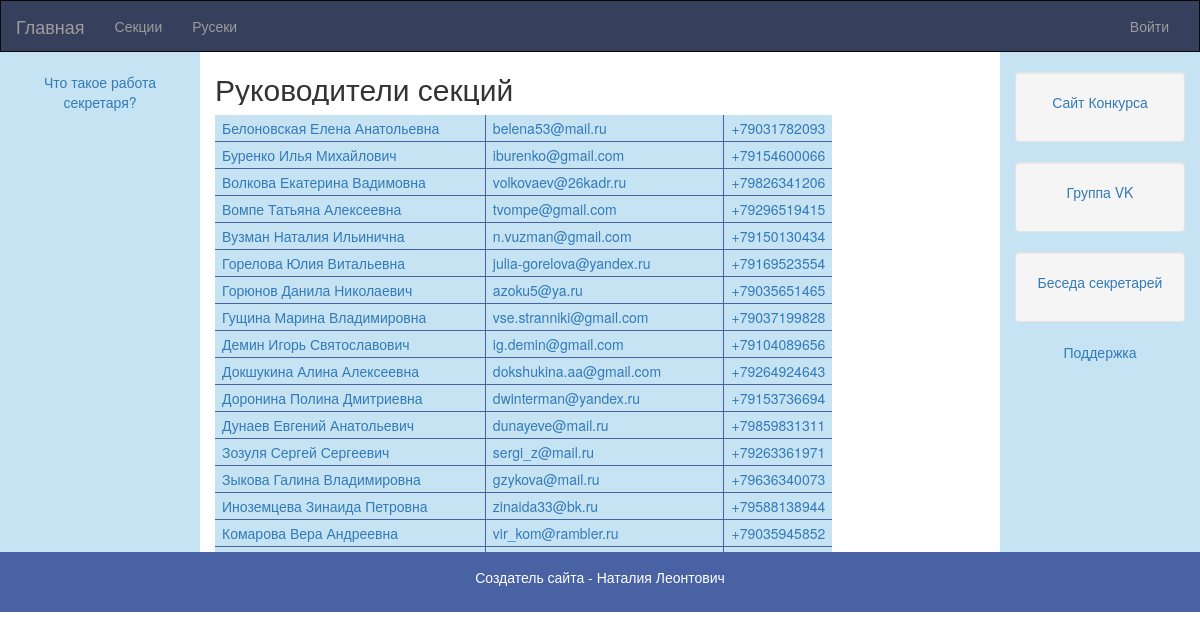
/supervisors (signed in), run on the app's committed database.
### models.py (models this page shows, shortened)
class Supervisors(db.Model):
    __tablename__ = 'supervisors'
    supervisor_id = db.Column('supervisor_id', db.Integer, primary_key=True)
    last_name = db.Column('last_name', db.Text)
    first_name = db.Column('first_name', db.Text)
    patronymic = db.Column('patronymic', db.Text)
    email = db.Column('email', db.Text)
    tel = db.Column('tel', db.Text)
    supervisor_info = db.Column('supervisor_info', db.Text)

### app.py (the view)
@app.route('/supervisors')
def supervisors():
    sups = get_supervisors()
    renew_session()
    return render_template('supervisors/supervisors.html', supervisors=sups, access=check_access())

### app.py (called while the page is built, shortened)
def renew_session():
    return session

def check_access():
    renew_session()
    if 'type' in session.keys():
        if session['type'] == 'admin':
            return 10
        elif session['type'] == 'manager':
            return 9
        elif session['type'] == 'org':
            return 8
        elif 'secretary' in session.keys() and session['secretary'] is True:
            return 7
        elif session['type'] == 'team':
            return 3
        elif session['approved'] is True:
            return 2
        elif 'user_id' in session.keys():
            return 1
    else:
        return 0

def get_supervisors():
    supervisors_list = db.session.query(Supervisors).order_by(Supervisors.last_name).all()
    sups = dict()
    for sup in supervisors_list:
        sups[sup.supervisor_id] = dict()
        sups[sup.supervisor_id]['id'] = sup.supervisor_id
        sups[sup.supervisor_id]['name'] = sup.last_name + ' ' + sup.first_name + ' ' + sup.patronymic
        sups[sup.supervisor_id]['email'] = sup.email
        sups[sup.supervisor_id]['tel'] = sup.tel
    return sups

### templates/supervisors/supervisors.html (shortened to what this page needs)
{% extends 'base.html' %}
{% block content %}
<h2>Руководители секций</h2>
{% if access >= 3 %}
<table frame="void" border="2px" bordercolor="#4962A4">
{% for key in supervisors %}
    <tr bgcolor="#C5E3F3">
        <td>
            <a href="/supervisor_profile/{{supervisors[key]['id']}}">{{supervisors[key]['name']}}</a>
        </td>
        <td>
            <a href="mailto:{{supervisors[key]['email']}}">{{supervisors[key]['email']}}</a>
        </td>
        <td>
            <a href="tel:{{supervisors[key]['tel']}}">{{supervisors[key]['tel']}}</a>
        </td>
    </tr>
{% endfor %}
</table>
{% endif %}
{% endblock %}

### templates/base.html (style rules this page uses)
td { padding: 3px 7px; }

### data on the page
Supervisors: email "belena53@mail.ru", tel "+79031782093"
Supervisors: email "iburenko@gmail.com", tel "+79154600066"
Supervisors: email "volkovaev@26kadr.ru", tel "+79826341206"
Supervisors: email "tvompe@gmail.com", tel "+79296519415"
Supervisors: email "n.vuzman@gmail.com", tel "+79150130434"
Supervisors: email "julia-gorelova@yandex.ru", tel "+79169523554"
Supervisors: email "azoku5@ya.ru", tel "+79035651465"
Supervisors: email "vse.stranniki@gmail.com", tel "+79037199828"
Supervisors: email "ig.demin@gmail.com", tel "+79104089656"
Supervisors: email "dokshukina.aa@gmail.com", tel "+79264924643"
Supervisors: email "dwinterman@yandex.ru", tel "+79153736694"
Supervisors: email "dunayeve@mail.ru", tel "+79859831311"
Supervisors: email "sergi_z@mail.ru", tel "+79263361971"
Supervisors: email "gzykova@mail.ru", tel "+79636340073"
Supervisors: email "zinaida33@bk.ru", tel "+79588138944"
Supervisors: email "vir_kom@rambler.ru", tel "+79035945852"

### other printed values
{{ supervisors[key]['name'] }} "Белоновская Елена Анатольевна" "Буренко Илья Михайлович" "Волкова Екатерина Вадимовна" "Вомпе Татьяна Алексеевна" "Вузман Наталия Ильинична" "Горелова Юлия Витальевна" "Горюнов Данила Николаевич" "Гущина Марина Владимировна" "Демин Игорь Святославович" "Докшукина Алина Алексеевна" "Доронина Полина Дмитриевна" "Дунаев Евгений Анатольевич" "Зозуля Сергей Сергеевич" "Зыкова Галина Владимировна" "Иноземцева Зинаида Петровна" "Комарова Вера Андреевна"
